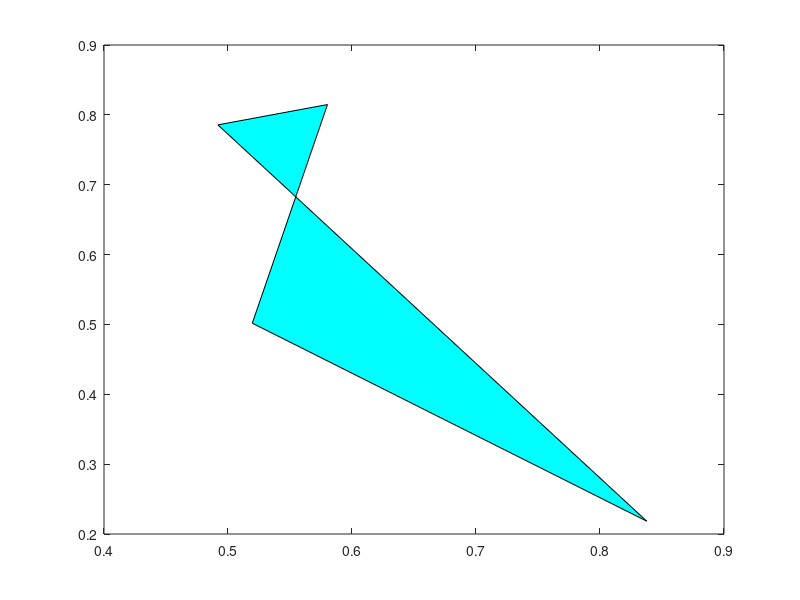

Reproduce this figure in MATLAB. (Note: this script raises an error after producing the figure.)
clear all
close all
clc

n=4;% number of random polygon vertices
scale=2^15;% scale factor from double to int64 (arbitrary)

p1=rand(n,2);% make random polygon (self-intersecting)
% recast into int64 in order to input to clipper
poly1.x=int64(p1(:,1)*scale);
poly1.y=int64(p1(:,2)*scale);

fill(p1(:,1),p1(:,2),'c'), hold on% plot first polygon

p2=rand(n,2);% make random polygon (self-intersecting)
% recast into int64 in order to input to clipper
poly2.x=int64(p2(:,1)*scale);
poly2.y=int64(p2(:,2)*scale);

%fill(p2(:,1),p2(:,2),'y')% plot second polygon

out=clipper(poly1,poly2,1);% perform intersection

for i=1:length(out)
    fill(out(i).x/scale,out(i).y/scale,'r')% plot each output polygon
    % convert double output back to int64 for more input
    out(i).x=int64(out(i).x);
    out(i).y=int64(out(i).y);
end

offset=clipper(out,.02*scale,0);% perform outsetting

for i=1:length(offset)
    % plot output, remembering to connect last vertex to first
    plot([offset(i).x;offset(i).x(1)]/scale,...
        [offset(i).y;offset(i).y(1)]/scale,'k','linewidth',2)
    % convert double output back to int64 for more input
    offset(i).x=int64(offset(i).x);
    offset(i).y=int64(offset(i).y);
end

orientation=clipper(offset)% output orientations to screen




